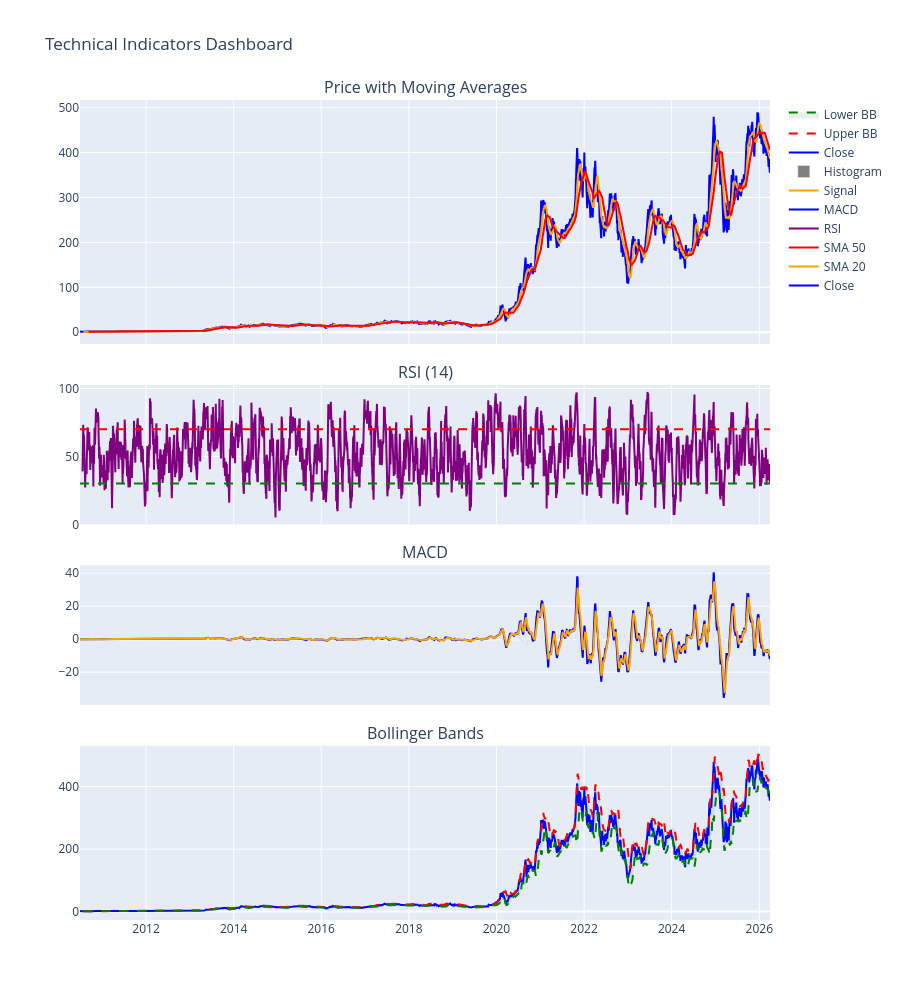

The cell this chart's notebook holds for it:
### Markdown cell above
### 4.2 Technical Indicators Visualization

### Code cell
# Create subplots for key indicators
fig = make_subplots(
    rows=4, cols=1,
    shared_xaxes=True,
    vertical_spacing=0.05,
    subplot_titles=('Price with Moving Averages', 'RSI (14)', 'MACD', 'Bollinger Bands'),
    row_heights=[0.35, 0.2, 0.2, 0.25]
)

# Price with MAs
fig.add_trace(go.Scatter(x=df_with_indicators['date'], y=df_with_indicators['close'], name='Close', line=dict(color='blue')), row=1, col=1)
fig.add_trace(go.Scatter(x=df_with_indicators['date'], y=df_with_indicators['SMA_20'], name='SMA 20', line=dict(color='orange')), row=1, col=1)
fig.add_trace(go.Scatter(x=df_with_indicators['date'], y=df_with_indicators['SMA_50'], name='SMA 50', line=dict(color='red')), row=1, col=1)

# RSI
fig.add_trace(go.Scatter(x=df_with_indicators['date'], y=df_with_indicators['RSI_14'], name='RSI', line=dict(color='purple')), row=2, col=1)
fig.add_hline(y=70, row=2, col=1, line_dash="dash", line_color="red")
fig.add_hline(y=30, row=2, col=1, line_dash="dash", line_color="green")

# MACD
fig.add_trace(go.Scatter(x=df_with_indicators['date'], y=df_with_indicators['MACD'], name='MACD', line=dict(color='blue')), row=3, col=1)
fig.add_trace(go.Scatter(x=df_with_indicators['date'], y=df_with_indicators['MACD_Signal'], name='Signal', line=dict(color='orange')), row=3, col=1)
fig.add_trace(go.Bar(x=df_with_indicators['date'], y=df_with_indicators['MACD_Hist'], name='Histogram', marker_color='gray'), row=3, col=1)

# Bollinger Bands
fig.add_trace(go.Scatter(x=df_with_indicators['date'], y=df_with_indicators['close'], name='Close', line=dict(color='blue')), row=4, col=1)
fig.add_trace(go.Scatter(x=df_with_indicators['date'], y=df_with_indicators['BB_Upper'], name='Upper BB', line=dict(color='red', dash='dash')), row=4, col=1)
fig.add_trace(go.Scatter(x=df_with_indicators['date'], y=df_with_indicators['BB_Lower'], name='Lower BB', line=dict(color='green', dash='dash'), fill='tonexty', fillcolor='rgba(0,100,80,0.1)'), row=4, col=1)

fig.update_layout(height=1000, title='Technical Indicators Dashboard', showlegend=True)
fig.show()

### Figure 1 — Plotly figure (JSON) as saved in the notebook; plotly's stock layout.template omitted (floating-point values rounded to 4 significant figures; data arrays with more than 128 entries replaced by an {"elided": "..."} marker saying what was removed)
{"data": [{"line": {"color": "blue"}, "name": "Close", "type": "scatter", "x": {"elided": "3962 str values"}, "xaxis": "x", "y": {"elided": "3962 float values"}, "yaxis": "y"}, {"line": {"color": "orange"}, "name": "SMA 20", "type": "scatter", "x": {"elided": "3962 str values"}, "xaxis": "x", "y": {"elided": "3962 float values"}, "yaxis": "y"}, {"line": {"color": "red"}, "name": "SMA 50", "type": "scatter", "x": {"elided": "3962 str values"}, "xaxis": "x", "y": {"elided": "3962 float values"}, "yaxis": "y"}, {"line": {"color": "purple"}, "name": "RSI", "type": "scatter", "x": {"elided": "3962 str values"}, "xaxis": "x2", "y": {"elided": "3962 float values"}, "yaxis": "y2"}, {"line": {"color": "blue"}, "name": "MACD", "type": "scatter", "x": {"elided": "3962 str values"}, "xaxis": "x3", "y": {"elided": "3962 float values"}, "yaxis": "y3"}, {"line": {"color": "orange"}, "name": "Signal", "type": "scatter", "x": {"elided": "3962 str values"}, "xaxis": "x3", "y": {"elided": "3962 float values"}, "yaxis": "y3"}, {"marker": {"color": "gray"}, "name": "Histogram", "type": "bar", "x": {"elided": "3962 str values"}, "xaxis": "x3", "y": {"elided": "3962 float values"}, "yaxis": "y3"}, {"line": {"color": "blue"}, "name": "Close", "type": "scatter", "x": {"elided": "3962 str values"}, "xaxis": "x4", "y": {"elided": "3962 float values"}, "yaxis": "y4"}, {"line": {"color": "red", "dash": "dash"}, "name": "Upper BB", "type": "scatter", "x": {"elided": "3962 str values"}, "xaxis": "x4", "y": {"elided": "3962 float values"}, "yaxis": "y4"}, {"fill": "tonexty", "fillcolor": "rgba(0,100,80,0.1)", "line": {"color": "green", "dash": "dash"}, "name": "Lower BB", "type": "scatter", "x": {"elided": "3962 str values"}, "xaxis": "x4", "y": {"elided": "3962 float values"}, "yaxis": "y4"}], "layout": {"annotations": [{"font": {"size": 16}, "showarrow": false, "text": "Price with Moving Averages", "x": 0.5, "xanchor": "center", "xref": "paper", "y": 1, "yanchor": "bottom", "yref": "paper"}, {"font": {"size": 16}, "showarrow": false, "text": "RSI (14)", "x": 0.5, "xanchor": "center", "xref": "paper", "y": 0.6525, "yanchor": "bottom", "yref": "paper"}, {"font": {"size": 16}, "showarrow": false, "text": "MACD", "x": 0.5, "xanchor": "center", "xref": "paper", "y": 0.4325, "yanchor": "bottom", "yref": "paper"}, {"font": {"size": 16}, "showarrow": false, "text": "Bollinger Bands", "x": 0.5, "xanchor": "center", "xref": "paper", "y": 0.2125, "yanchor": "bottom", "yref": "paper"}], "height": 1000, "shapes": [{"line": {"color": "red", "dash": "dash"}, "type": "line", "x0": 0, "x1": 1, "xref": "x2 domain", "y0": 70, "y1": 70, "yref": "y2"}, {"line": {"color": "green", "dash": "dash"}, "type": "line", "x0": 0, "x1": 1, "xref": "x2 domain", "y0": 30, "y1": 30, "yref": "y2"}], "showlegend": true, "title": {"text": "Technical Indicators Dashboard"}, "xaxis": {"anchor": "y", "domain": [0, 1], "matches": "x4", "showticklabels": false}, "xaxis2": {"anchor": "y2", "domain": [0, 1], "matches": "x4", "showticklabels": false}, "xaxis3": {"anchor": "y3", "domain": [0, 1], "matches": "x4", "showticklabels": false}, "xaxis4": {"anchor": "y4", "domain": [0, 1]}, "yaxis": {"anchor": "x", "domain": [0.7025, 1]}, "yaxis2": {"anchor": "x2", "domain": [0.4825, 0.6525]}, "yaxis3": {"anchor": "x3", "domain": [0.2625, 0.4325]}, "yaxis4": {"anchor": "x4", "domain": [0, 0.2125]}}}
